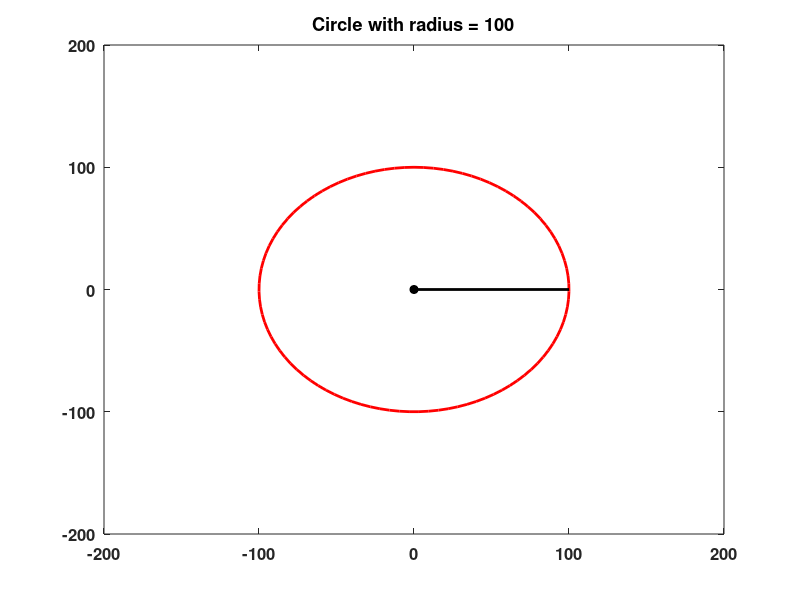

Reproduce this figure in MATLAB.
% Plot a perfect circle using relationship of circle to sin and cosine with optional radius.  Unit circle
% when rad = 1.

rad = 100;
x = linspace(0,2*pi,100);

figure
set(gcf,'color','white')
box off

plot(sin(x)*rad,cos(x)*rad,'r','linewidth',2)
hold on
plot(0,0,'ok','markerfacecolor','k')
xlim([-rad - rad rad + rad])
ylim([-rad - rad rad + rad])
line([0 rad],[0 0],'color','k','linewidth',2)

set(gca,'fontsize',12,'fontweight','bold')
title(['Circle with radius = ' mat2str(rad)])